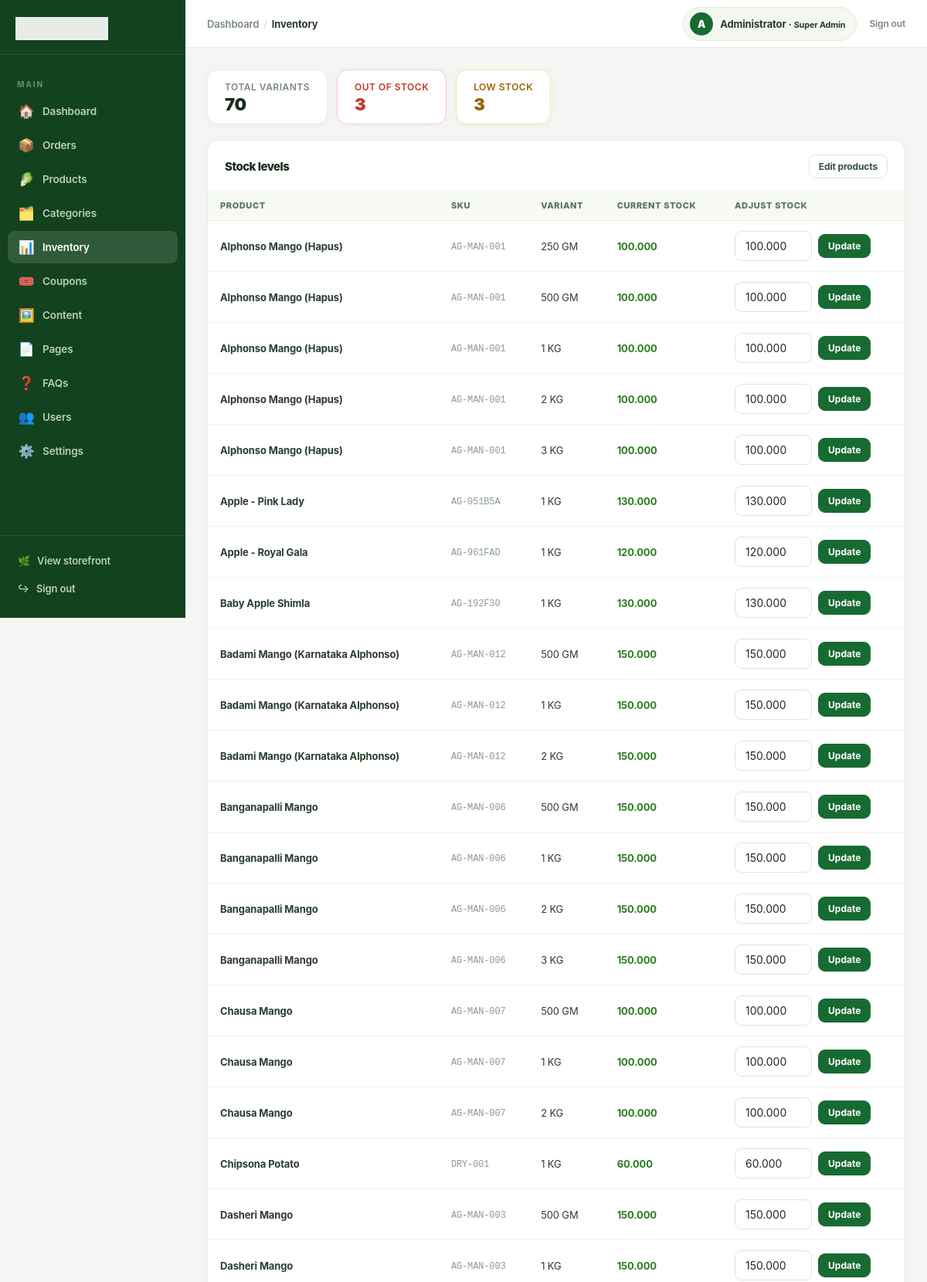
The page /admin/inventory.php (signed in, upper part) on the database its author committed.
### tables this page shows
CREATE TABLE `users` (
  `id` bigint(20) UNSIGNED NOT NULL,
  `name` varchar(120) NOT NULL,
  `first_name` varchar(80) DEFAULT NULL,
  `last_name` varchar(80) DEFAULT NULL,
  `email` varchar(190) DEFAULT NULL,
  `phone` varchar(20) DEFAULT NULL,
  `avatar` varchar(500) DEFAULT NULL,
  `password_hash` varchar(255) DEFAULT NULL,
  `provider` enum('local','google','facebook') NOT NULL DEFAULT 'local',
  `provider_id` varchar(190) DEFAULT NULL,
  `role_slug` varchar(80) NOT NULL DEFAULT 'customer',
  `points` int(10) UNSIGNED NOT NULL DEFAULT 0,
  `wallet_balance` decimal(10,2) NOT NULL DEFAULT 0.00,
  `remember_token_hash` varchar(255) DEFAULT NULL,
  `referral_code` varchar(32) DEFAULT NULL,
  `referred_by` bigint(20) UNSIGNED DEFAULT NULL,
  `is_active` tinyint(1) NOT NULL DEFAULT 1,
  `remarks` text DEFAULT NULL,
  `created_at` timestamp NOT NULL DEFAULT current_timestamp(),
  `updated_at` timestamp NOT NULL DEFAULT current_timestamp() ON UPDATE current_timestamp()
);

CREATE TABLE `product_variants` (
  `id` bigint(20) UNSIGNED NOT NULL,
  `product_id` bigint(20) UNSIGNED NOT NULL,
  `label` varchar(60) NOT NULL,
  `unit_type` enum('g','kg','pc') NOT NULL DEFAULT 'g',
  `quantity` decimal(10,3) NOT NULL DEFAULT 1.000,
  `mrp` decimal(10,2) NOT NULL,
  `price` decimal(10,2) NOT NULL,
  `stock` decimal(12,3) NOT NULL DEFAULT 0.000,
  `image` varchar(255) DEFAULT NULL,
  `is_default` tinyint(1) DEFAULT 0
);

CREATE TABLE `products` (
  `id` bigint(20) UNSIGNED NOT NULL,
  `category_id` int(10) UNSIGNED NOT NULL,
  `name` varchar(180) NOT NULL,
  `slug` varchar(200) NOT NULL,
  `sku` varchar(80) NOT NULL,
  `description` text DEFAULT NULL,
  `brand` varchar(120) DEFAULT NULL,
  `search_terms` text DEFAULT NULL,
  `image` varchar(255) DEFAULT NULL,
  `image_webp` varchar(255) DEFAULT NULL,
  `image_alt` varchar(255) DEFAULT NULL,
  `mrp` decimal(10,2) DEFAULT 0.00,
  `price` decimal(10,2) DEFAULT 0.00,
  `stock` decimal(12,3) DEFAULT 0.000,
  `low_stock_threshold` decimal(12,3) NOT NULL DEFAULT 5.000,
  `is_featured` tinyint(1) DEFAULT 0,
  `is_active` tinyint(1) DEFAULT 1,
  `meta_title` varchar(180) DEFAULT NULL,
  `meta_description` varchar(320) DEFAULT NULL,
  `meta_keywords` varchar(500) DEFAULT NULL,
  `created_at` timestamp NOT NULL DEFAULT current_timestamp(),
  `updated_at` timestamp NOT NULL DEFAULT current_timestamp() ON UPDATE current_timestamp()
);

### config/config.php (called while the page is built, shortened)
<?php
function e(?string $v):string{return htmlspecialchars($v??'',ENT_QUOTES,'UTF-8');}
function url(string $p=''):string{return BASE_URL.ltrim($p,'/');}
function user_can(PDO $pdo,string $permission):bool{if(empty($_SESSION['role']))return false;$role=$_SESSION['role'];$s=$pdo->prepare('SELECT can_manage_users,can_manage_catalog,can_manage_orders,can_manage_settings,can_manage_content FROM roles WHERE slug=?');$s->execute([$role]);$r=$s->fetch();if(!$r)return false;switch($permission){case 'users': return (bool)$r['can_manage_users']; case 'catalog': return (bool)$r['can_manage_catalog']; case 'orders': return (bool)$r['can_manage_orders']; case 'settings': return (bool)$r['can_manage_settings']; case 'content': return (bool)$r['can_manage_content']; default: return false;}}

### admin/inventory.php (the view, shortened to what this page needs)
<?php
$pdo = db();
if (!user_can($pdo, 'catalog')) redirect('admin/');
$rows = $pdo->query(
    'SELECT v.*, p.name, p.sku, p.low_stock_threshold
     FROM product_variants v
     JOIN products p ON p.id=v.product_id
     ORDER BY p.name, v.id'
)->fetchAll();
$outCount  = count(array_filter($rows, fn($r) => (float)$r['stock'] <= 0));
$lowCount  = count(array_filter($rows, fn($r) => (float)$r['stock'] > 0 && (float)$r['stock'] <= (float)($r['low_stock_threshold'] ?? 5)));
$adminSection = 'inventory';
$adminCrumbs  = [['label'=>'Inventory']];
include __DIR__.'/../includes/admin-header.php';
?>
<div style="display:flex;gap:12px;margin-bottom:20px;flex-wrap:wrap;">
  <div class="ap-stat" style="flex:0 0 auto;padding:14px 22px;gap:4px;">
    <div class="ap-stat-label">Total variants</div>
    <div class="ap-stat-value" style="font-size:22px;"><?= count($rows) ?></div>
  </div>
  <div class="ap-stat" style="flex:0 0 auto;padding:14px 22px;gap:4px;border-color:#ffc6c2;">
    <div class="ap-stat-label" style="color:#c0392b;">Out of stock</div>
    <div class="ap-stat-value" style="font-size:22px;color:#c0392b;"><?= $outCount ?></div>
  </div>
  <div class="ap-stat" style="flex:0 0 auto;padding:14px 22px;gap:4px;border-color:#ffe0a0;">
    <div class="ap-stat-label" style="color:#9a6400;">Low stock</div>
    <div class="ap-stat-value" style="font-size:22px;color:#9a6400;"><?= $lowCount ?></div>
  </div>
</div>
<div class="ap-card">
  <div class="ap-card-header">
    <h2 class="ap-card-title">Stock levels</h2>
    <a class="ap-btn ap-btn-sm" href="<?= url('admin/products.php') ?>">Edit products</a>
  </div>
  <div class="ap-card-body no-pad">
    <div class="ap-table-wrap">
      <table class="ap-table">
        <thead>
          <tr>
            <th>Product</th>
            <th>SKU</th>
            <th>Variant</th>
            <th>Current stock</th>
            <th>Adjust stock</th>
          </tr>
        </thead>
        <tbody>
          <?php foreach ($rows as $r):
            $isOut = (float)$r['stock'] <= 0;
            $isLow = !$isOut && (float)$r['stock'] <= (float)($r['low_stock_threshold'] ?? 5);
          ?>
          <tr>
            <td><b><?= e($r['name']) ?></b></td>
            <td><small style="font-family:monospace;"><?= e($r['sku']) ?></small></td>
            <td><?= e($r['label']) ?></td>
            <td>
              <?php if ($isOut): ?>
                <span class="ap-badge ap-badge-red">Out of stock</span>
              <?php elseif ($isLow): ?>
                <span class="ap-badge ap-badge-amber"><?= $r['stock'] ?> (low)</span>
              <?php else: ?>
                <span style="font-weight:700;color:#2a7d1e;"><?= $r['stock'] ?></span>
              <?php endif; ?>
            </td>
            <td>
              <form class="ap-inline" method="post">
                <input class="ap-input" name="stock" type="number" step="0.001" min="0"
                       value="<?= $r['stock'] ?>" style="width:110px;">
                <button class="ap-btn ap-btn-sm ap-btn-primary">Update</button>
              </form>
            </td>
          </tr>
          <?php endforeach; ?>
        </tbody>
      </table>
    </div>
  </div>
</div>
<?php include __DIR__.'/../includes/admin-footer.php'; ?>

### includes/admin-header.php (shortened to what this page needs)
<?php
$adminTitle   = $adminTitle   ?? 'Admin';
$adminSection = $adminSection ?? '';
$adminCrumbs  = $adminCrumbs  ?? [];
$_au = null;
if (is_logged_in()) {
    $_s = $pdo->prepare('SELECT first_name, last_name, role_slug FROM users WHERE id = ? LIMIT 1');
    $_s->execute([user_id()]);
    $_au = $_s->fetch();
}
$_auName  = trim(($_au['first_name'] ?? '') . ' ' . ($_au['last_name'] ?? '')) ?: 'Admin';
$_auRole  = ucwords(str_replace('_', ' ', $_au['role_slug'] ?? 'admin'));
$_auInit  = strtoupper(mb_substr($_auName, 0, 1));
$_navItems = [
    ['dashboard', '🏠', 'Dashboard',  url('admin/'),                 null],
    ['orders',    '📦', 'Orders',     url('admin/orders.php'),       'orders'],
    ['products',  '🥬', 'Products',   url('admin/products.php'),     'catalog'],
    ['categories','🗂️',  'Categories', url('admin/categories.php'),  'catalog'],
    ['inventory', '📊', 'Inventory',  url('admin/inventory.php'),    'catalog'],
    ['coupons',   '🎟️',  'Coupons',   url('admin/coupons.php'),      'settings'],
    ['content',   '🖼️',  'Content',   url('admin/content.php'),      'content'],
    ['pages',     '📄', 'Pages',      url('admin/pages.php'),        'content'],
    ['faqs',      '❓', 'FAQs',       url('admin/faqs.php'),         'content'],
    ['users',     '👥', 'Users',      url('admin/users.php'),        'users'],
    ['settings',  '⚙️',  'Settings',  url('admin/settings.php'),    'settings'],
];
?>
<!doctype html>
<html lang="en">
<head>
  <link rel="stylesheet" href="<?= url('assets/css/style.css') ?>?v=<?= time() ?>">
</head>
<body class="admin-body">
<div class="admin-shell">
  <aside class="admin-sidebar" id="adminSidebar">
    <div class="admin-brand">
      <img src="<?= url('assets/logo.png') ?>" alt="<?= e(APP_NAME) ?>">
    </div>
    <nav class="admin-nav">
      <div class="admin-nav-section">Main</div>
      <?php foreach ($_navItems as [$key, $icon, $label, $href, $perm]): ?>
        <a href="<?= e($href) ?>" class="<?= $adminSection === $key ? 'active' : '' ?>">
          <span class="nav-icon"><?= $icon ?></span>
          <?= e($label) ?>
        </a>
      <?php endforeach; ?>
    </nav>
    <div class="admin-sidebar-footer">
      <a href="<?= url() ?>" target="_blank">
        <span class="nav-icon">🌿</span> View storefront
      </a>
      <a href="<?= url('admin/logout.php') ?>">
        <span class="nav-icon">↪</span> Sign out
      </a>
    </div>
  </aside>
  <div class="admin-main">
    <header class="admin-topbar">
      <div class="admin-topbar-left">
        <?php if ($adminCrumbs): ?>
          <nav class="admin-breadcrumb" aria-label="Breadcrumb">
            <a href="<?= url('admin/') ?>">Dashboard</a>
            <?php foreach ($adminCrumbs as $_crumb): ?>
              <span class="sep">/</span>
              <?php if (!empty($_crumb['url'])): ?>
                <a href="<?= e($_crumb['url']) ?>"><?= e($_crumb['label']) ?></a>
              <?php else: ?>
                <span class="current"><?= e($_crumb['label']) ?></span>
              <?php endif; ?>
            <?php endforeach; ?>
          </nav>
        <?php else: ?>
          <nav class="admin-breadcrumb">
            <span class="current"><?= e($adminTitle) ?></span>
          </nav>
        <?php endif; ?>
      </div>
      <div class="admin-topbar-right">
        <div class="admin-user-pill">
          <div class="admin-avatar"><?= e($_auInit) ?></div>
          <span><?= e($_auName) ?> &middot; <small><?= e($_auRole) ?></small></span>
        </div>
        <a href="<?= url('admin/logout.php') ?>">Sign out</a>
      </div>
    </header>
    <div class="admin-content">

### rows shown on the page
users: _auInit "A", first_name "Administrator", role_slug "Super Admin"
product_variants: product.name "Alphonso Mango (Hapus)", product.sku "AG-MAN-001", label "250 GM", stock "100.000"
product_variants: product.name "Alphonso Mango (Hapus)", product.sku "AG-MAN-001", label "500 GM", stock "100.000"
product_variants: product.name "Alphonso Mango (Hapus)", product.sku "AG-MAN-001", label "1 KG", stock "100.000"
product_variants: product.name "Alphonso Mango (Hapus)", product.sku "AG-MAN-001", label "2 KG", stock "100.000"
product_variants: product.name "Alphonso Mango (Hapus)", product.sku "AG-MAN-001", label "3 KG", stock "100.000"
product_variants: product.name "Apple - Pink Lady", product.sku "AG-051B5A", label "1 KG", stock "130.000"
product_variants: product.name "Apple - Royal Gala", product.sku "AG-961FAD", label "1 KG", stock "120.000"
product_variants: product.name "Baby Apple Shimla", product.sku "AG-192F30", label "1 KG", stock "130.000"
product_variants: product.name "Badami Mango (Karnataka Alphonso)", product.sku "AG-MAN-012", label "500 GM", stock "150.000"
product_variants: product.name "Badami Mango (Karnataka Alphonso)", product.sku "AG-MAN-012", label "1 KG", stock "150.000"
product_variants: product.name "Badami Mango (Karnataka Alphonso)", product.sku "AG-MAN-012", label "2 KG", stock "150.000"
product_variants: product.name "Banganapalli Mango", product.sku "AG-MAN-006", label "500 GM", stock "150.000"
product_variants: product.name "Banganapalli Mango", product.sku "AG-MAN-006", label "1 KG", stock "150.000"
product_variants: product.name "Banganapalli Mango", product.sku "AG-MAN-006", label "2 KG", stock "150.000"
product_variants: product.name "Banganapalli Mango", product.sku "AG-MAN-006", label "3 KG", stock "150.000"
product_variants: product.name "Chausa Mango", product.sku "AG-MAN-007", label "500 GM", stock "100.000"
product_variants: product.name "Chausa Mango", product.sku "AG-MAN-007", label "1 KG", stock "100.000"
product_variants: product.name "Chausa Mango", product.sku "AG-MAN-007", label "2 KG", stock "100.000"
product_variants: product.name "Chipsona Potato", product.sku "DRY-001", label "1 KG", stock "60.000"
product_variants: product.name "Dasheri Mango", product.sku "AG-MAN-003", label "500 GM", stock "150.000"
product_variants: product.name "Dasheri Mango", product.sku "AG-MAN-003", label "1 KG", stock "150.000"

### other values the page prints
$icon "🏠"
$label "Dashboard"
$icon "📦"
$label "Orders"
$icon "🥬"
$label "Products"
$icon "🗂️"
$label "Categories"
$icon "📊"
$label "Inventory"
$icon "🎟️"
$label "Coupons"
$icon "🖼️"
$label "Content"
$icon "📄"
